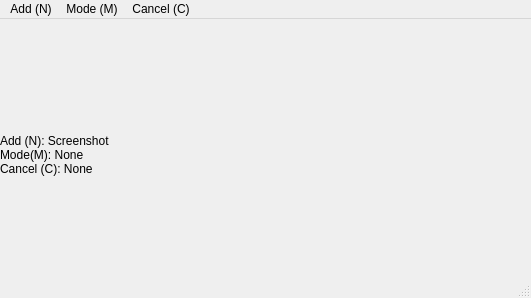
<?xml version="1.0" encoding="UTF-8"?>
<ui version="4.0">
 <class>MainWindow</class>
 <widget class="QMainWindow" name="MainWindow">
  <property name="geometry">
   <rect>
    <x>0</x>
    <y>0</y>
    <width>531</width>
    <height>298</height>
   </rect>
  </property>
  <property name="windowTitle">
   <string>Screenshot Tool</string>
  </property>
  <widget class="QWidget" name="centralwidget">
   <widget class="QLabel" name="label">
    <property name="geometry">
     <rect>
      <x>0</x>
      <y>0</y>
      <width>531</width>
      <height>271</height>
     </rect>
    </property>
    <property name="text">
     <string>Add (N): Screenshot
Mode(M): None
Cancel (C): None</string>
    </property>
   </widget>
  </widget>
  <widget class="QMenuBar" name="menubar">
   <property name="geometry">
    <rect>
     <x>0</x>
     <y>0</y>
     <width>531</width>
     <height>25</height>
    </rect>
   </property>
   <widget class="QMenu" name="menuAdd">
    <property name="title">
     <string>Add (N)</string>
    </property>
   </widget>
   <widget class="QMenu" name="menuMode">
    <property name="title">
     <string>Mode (M)</string>
    </property>
   </widget>
   <widget class="QMenu" name="menuCancel">
    <property name="title">
     <string>Cancel (C)</string>
    </property>
   </widget>
   <addaction name="menuAdd"/>
   <addaction name="menuMode"/>
   <addaction name="menuCancel"/>
  </widget>
  <widget class="QStatusBar" name="statusbar"/>
 </widget>
 <resources/>
 <connections/>
</ui>
